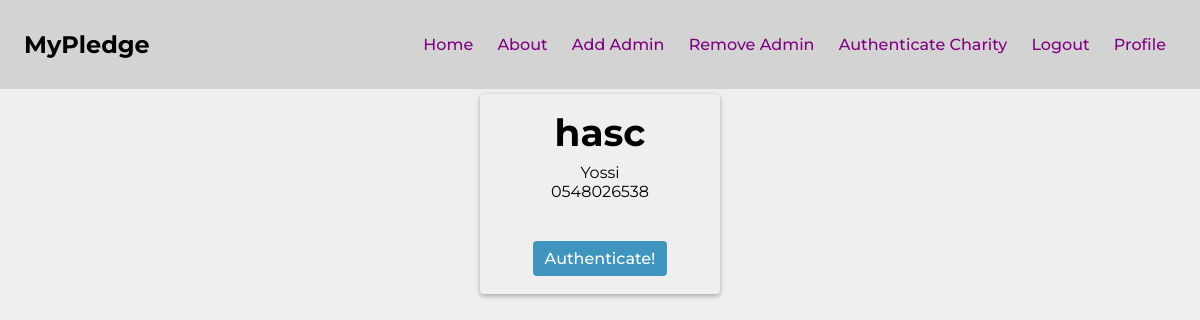
The page /donor/authenticate_charity (signed in) on the database as committed earlier.
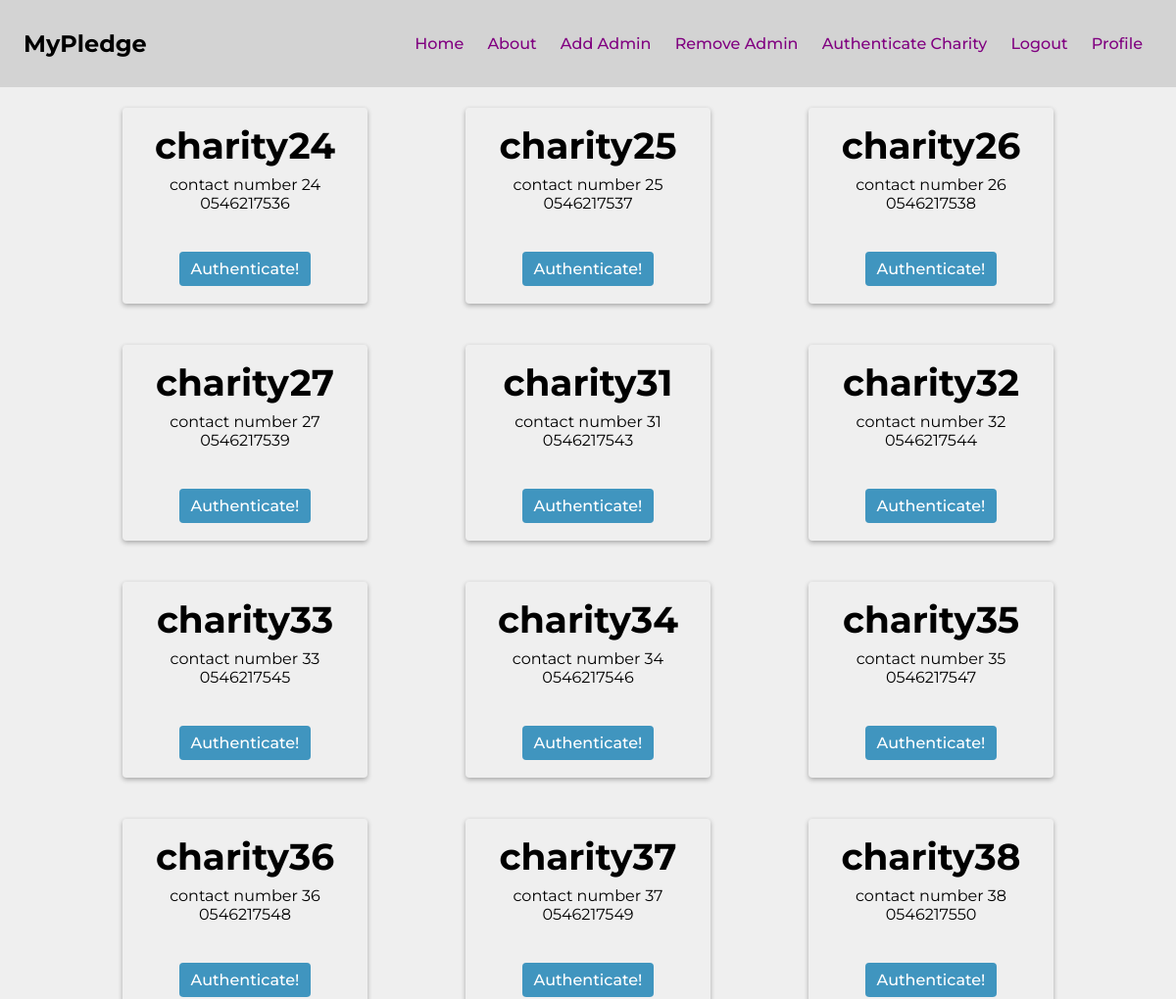
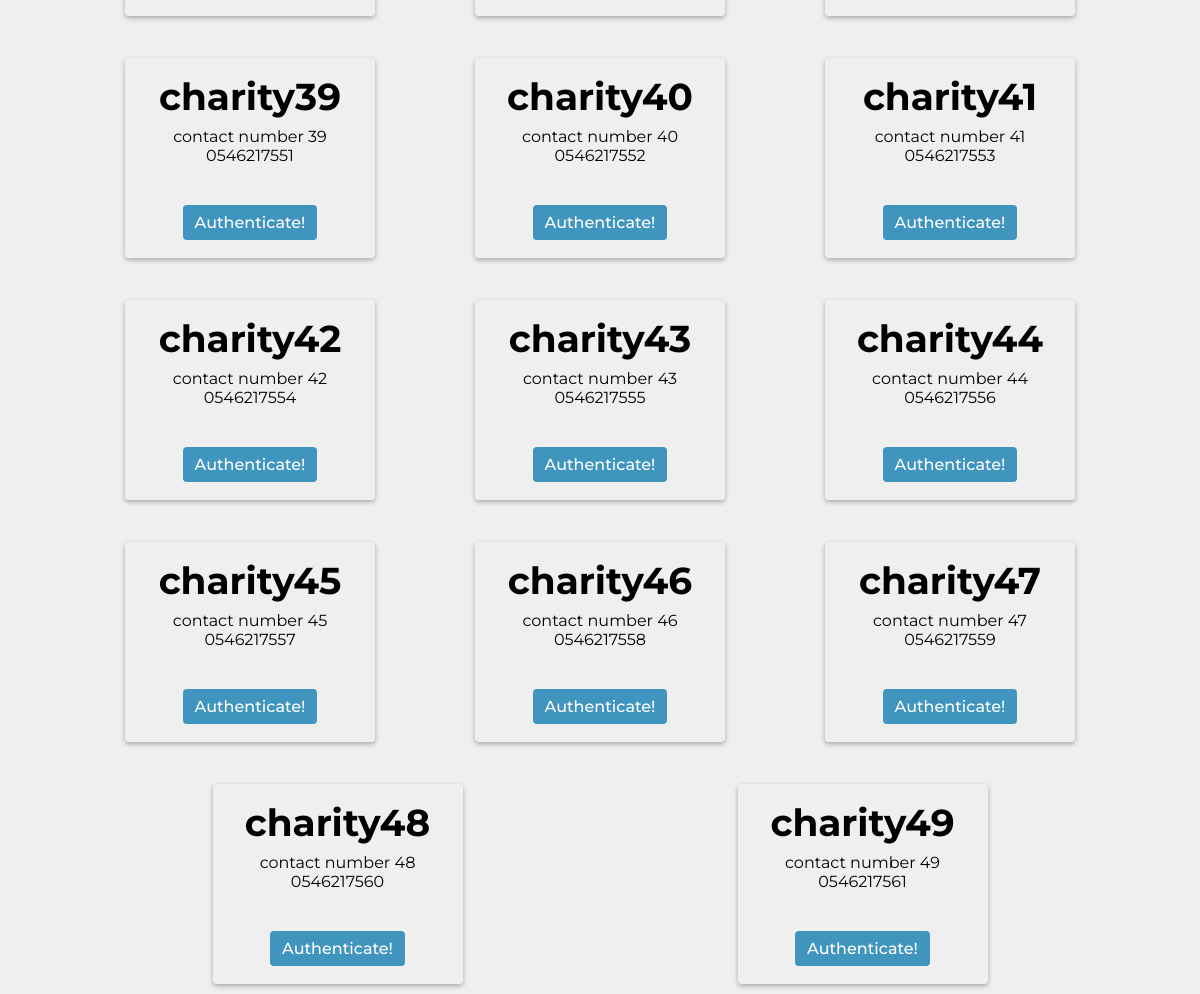
The same page on the database as committed later (2 pictures, top to bottom).
### app/models.py (models this page shows, shortened)
class Charity(db.Model, UserMixin):
    id               = Column(Integer, primary_key=True, autoincrement=False, unique=True)
    charity_name     = Column(String(64), nullable=False)
    address          = Column(String(64), nullable=False)
    zip_code         = Column(String(64), nullable=False)
    phone            = Column(String(64), nullable=False)
    website          = Column(String(64))
    email            = Column(String(64), nullable=False, unique=True)
    password         = Column(String(64), nullable=False)
    contact_name     = Column(String(64))
    contact_cell     = Column(String(64), unique=True)
    contact_position = Column(String(64))
    bank             = Column(String(64), nullable=False)
    account_number   = Column(String(64), nullable=False)
    balance          = Column(Float, default=0)
    home_page_text   = Column(String(200), default='')
    description      = Column(Text, default='')
    authenticated    = Column(Boolean, default=False)
    receipts         = db.relationship('Receipt', backref='charity', lazy='dynamic')
    pledges         = db.relationship('Pledge', backref='charity', lazy='dynamic')
    donations       = db.relationship('Donation', backref='charity', lazy='dynamic')

### app/donor/routes.py (the view)
@donor.route('authenticate_charity', methods=('GET', 'POST'))
@login_required
def authenticate_charity():
    charities_to_be_confirmed = Charity.query.filter_by(authenticated=False).all()
    return render_template('authenticate_charity.html',
                           charities_to_be_confirmed=charities_to_be_confirmed)

### app/__init__.py (called while the page is built)
def create_app():
    app = Flask(__name__)
    app.config.from_object(Config)
    db.init_app(app)
    migrate.init_app(app,db)
    login_manager.init_app(app)
    mail.init_app(app)
    scheduler.init_app(app)
    scheduler.start()
    from app.models import Donor, Charity
    @login_manager.user_loader
    def load_user(user_id):
        donor = Donor.query.get(user_id)
        charity = Charity.query.get(user_id)
        if donor:
            return donor
        elif charity:
            return charity
        else:
            return None
    login_manager.login_view = 'main.login_donor'
    from app.donor import donor
    from app.organization import organization
    from app.main import main
    app.register_blueprint(main)
    app.register_blueprint(donor)
    app.register_blueprint(organization)
    return app

### app/donor/templates/authenticate_charity.html (shortened to what this page needs)
{% extends 'base.html' %}
{% block content %}
    <div class="card-container">
        {% if not charities_to_be_confirmed %}
            <h1>There are no charities to be confirmed</h1>
        {% else %}
            {% if current_user.admin == True %}
                {% for charity in charities_to_be_confirmed %}
                    <div class="card card-auth">
                        <div class="card-header">
                            <h3>{{ charity.charity_name }} </h3>
                        </div>
                        <div class="card-body">
                            <p>{{ charity.contact_name }}</p>
                            <p>{{ charity.contact_cell }}</p>
                        </div>
                        <div class="card-footer">
                            <a href="{{ url_for('organization.authentication_details', charity_id=charity.id) }}" class="btn-donate">Authenticate!</a>
                        </div>
                    </div>
                {% endfor %}
            {% endif %}
        {% endif %}
    </div>
{% endblock content %}

Rows that differ between the two databases and show on the page:
no longer on this page (row edited): Charity: charity_name "hasc", contact_name "Yossi", contact_cell "0548026538"
added Charity: charity_name "charity24", contact_name "contact number 24", contact_cell "0546217536"
added Charity: charity_name "charity25", contact_name "contact number 25", contact_cell "0546217537"
added Charity: charity_name "charity26", contact_name "contact number 26", contact_cell "0546217538"
added Charity: charity_name "charity27", contact_name "contact number 27", contact_cell "0546217539"
added Charity: charity_name "charity31", contact_name "contact number 31", contact_cell "0546217543"
added Charity: charity_name "charity32", contact_name "contact number 32", contact_cell "0546217544"
added Charity: charity_name "charity33", contact_name "contact number 33", contact_cell "0546217545"
added Charity: charity_name "charity34", contact_name "contact number 34", contact_cell "0546217546"
added Charity: charity_name "charity35", contact_name "contact number 35", contact_cell "0546217547"
added Charity: charity_name "charity36", contact_name "contact number 36", contact_cell "0546217548"
added Charity: charity_name "charity37", contact_name "contact number 37", contact_cell "0546217549"
added Charity: charity_name "charity38", contact_name "contact number 38", contact_cell "0546217550"
added Charity: charity_name "charity39", contact_name "contact number 39", contact_cell "0546217551"
added Charity: charity_name "charity40", contact_name "contact number 40", contact_cell "0546217552"
added Charity: charity_name "charity41", contact_name "contact number 41", contact_cell "0546217553"
added Charity: charity_name "charity42", contact_name "contact number 42", contact_cell "0546217554"
added Charity: charity_name "charity43", contact_name "contact number 43", contact_cell "0546217555"
added Charity: charity_name "charity44", contact_name "contact number 44", contact_cell "0546217556"
added Charity: charity_name "charity45", contact_name "contact number 45", contact_cell "0546217557"
added Charity: charity_name "charity46", contact_name "contact number 46", contact_cell "0546217558"
added Charity: charity_name "charity47", contact_name "contact number 47", contact_cell "0546217559"
added Charity: charity_name "charity48", contact_name "contact number 48", contact_cell "0546217560"
added Charity: charity_name "charity49", contact_name "contact number 49", contact_cell "0546217561"
